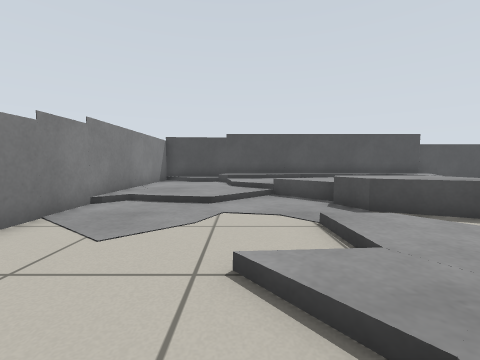
view 1 (above)

15 first-person views from a walk through a Gazebo world. The camera is 0.6 m above the floor, tilts 4° down and sees 90° across. The floor is counted in squares, 0.5 m on a side. Each view is taken from the middle of a square. On the plan, view 1 faces up. The plan holds only what a view shows up to about 12 squares ahead; the rest is blank.

view 2
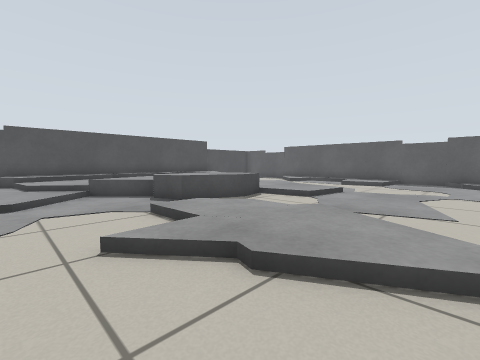

view 3
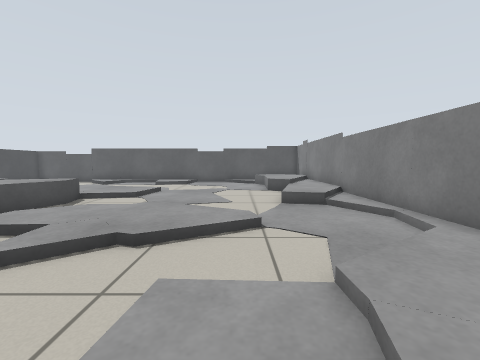

view 4
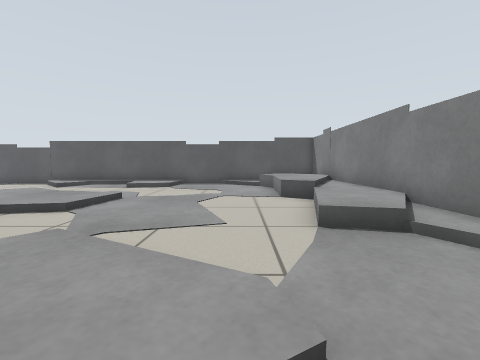

view 5
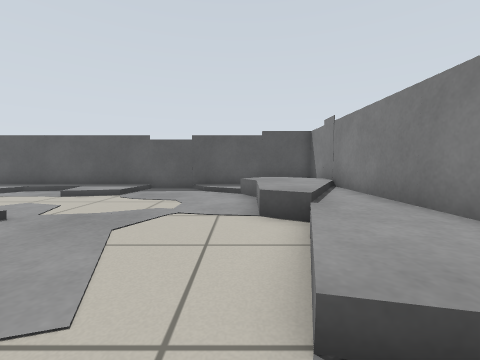

view 6
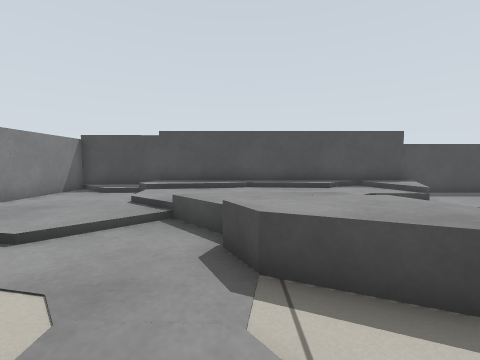

view 7
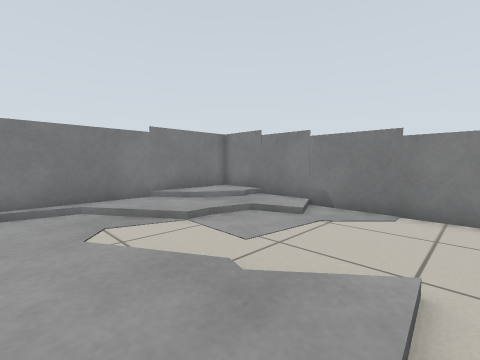

view 8
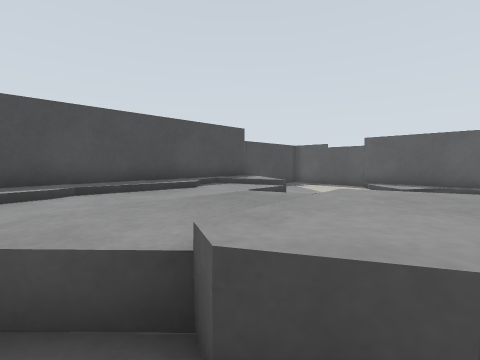

view 9
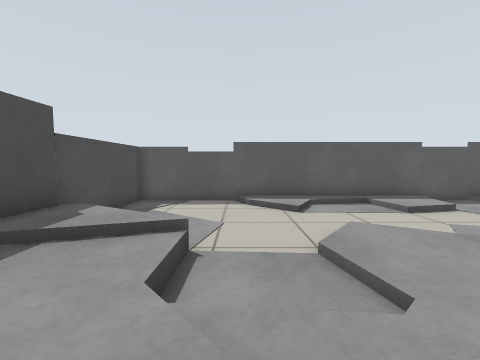

view 10
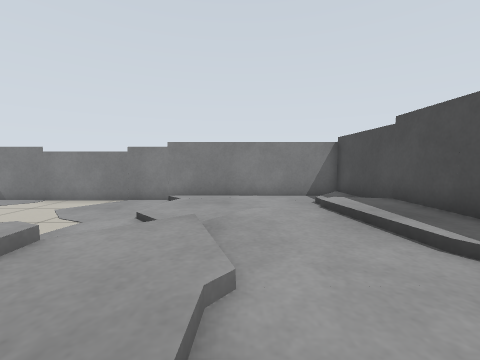

view 11
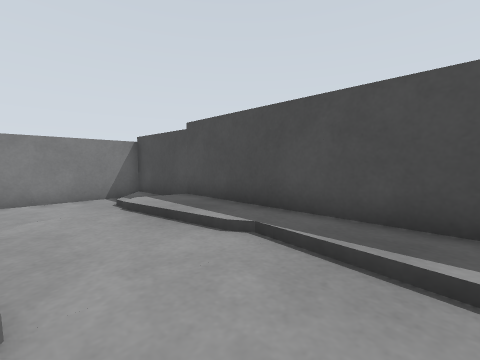

view 12
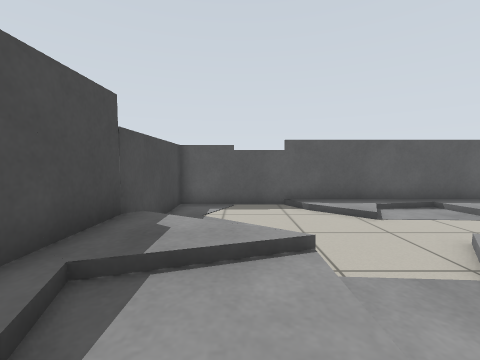

view 13
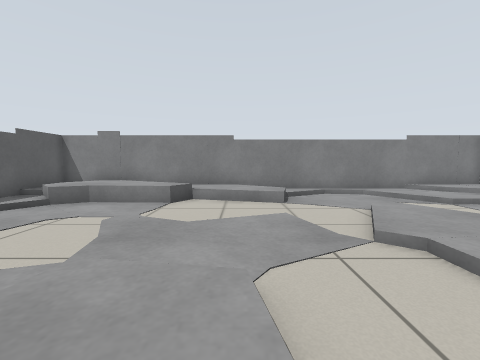

view 14
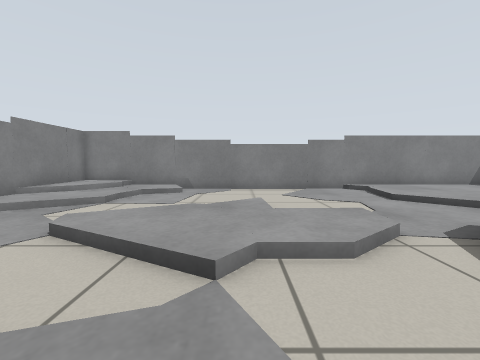

view 15
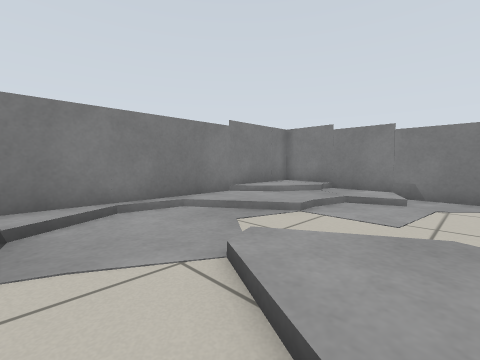

### Floor plan
Key: @ floor where view 1 was taken; # wall or solid block; . main floor; : floor 0.1 m higher than the main floor; + floor 0.2 m higher than the main floor; * floor 0.3 m higher than the main floor; % floor 0.4 m higher than the main floor; / step, stairs or slope; = window, fence, low wall or low ledge; v drop or lower ground.
Columns run from 5 left of view 1 to 16 right of it. Each row starts with its distance up from view 1.
 15   ####################
 14 ###+/***********=....#
 13 #:///***/////+**.....#
 12 #::::+++++++/+/=.....#
 11 #::::+++++++//=......#
 10 #::::/++/////......./#
  9 #::::///***=/....../:#
  8 #::::/. ***=:::/../::#
  7 #/.//.../%%=::::....:#
  6 #.......=%%%:::/....:#
  5 #....../..==:::..../:#
  4 #......::/../:/.../::#
  3 #......::/...//.../::#
  2 #..../:::/........../#
  1 #...../::/...........#
  0 #....@/::/........../#
 -1 #/:....//........../:#
 -2 #/:///............=/:#
 -3 #///:/..../+=v.****//#
 -4 #++/::/.../++++/***/+#
 -5 #+++/:://:::/++++/*/+#
 -6 #####################

Positions as (right, up) in squares from view 1, and headings:
1: (0, 0), facing up
2: (-1, -1), facing up-right
3: (-3, -1), facing right
4: (1, -1), facing right
5: (4, -2), facing right
6: (3, 3), facing up
7: (3, 3), facing down-left
8: (2, 6), facing up-right
9: (5, 10), facing right
10: (6, 10), facing left
11: (6, 10), facing up-left
12: (6, 12), facing right
13: (7, 6), facing down
14: (7, 2), facing left
15: (5, 1), facing down-left
